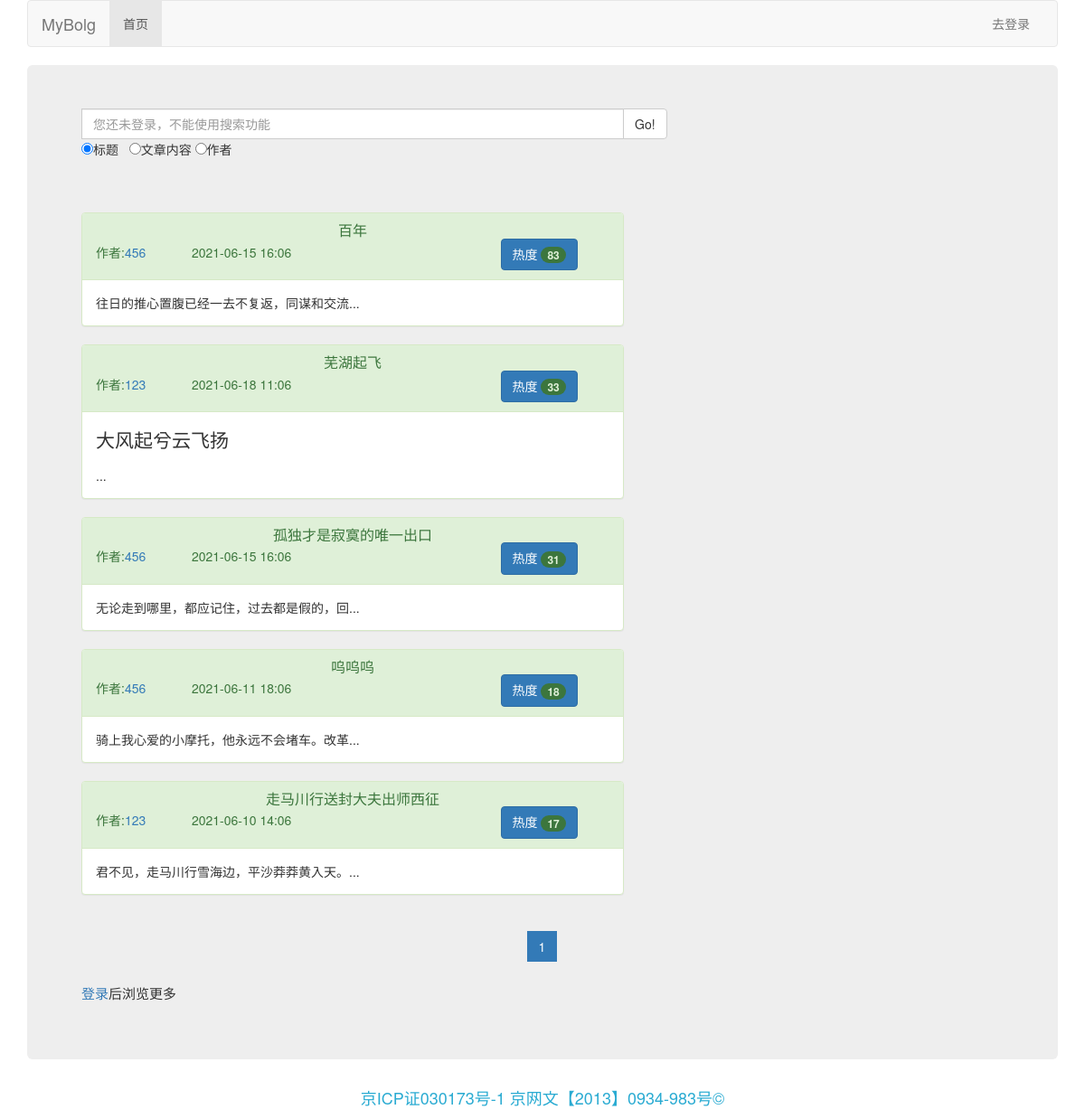
/unindex/, run on the app's committed database.
### blog/models.py (models this page shows, shortened)
class Article(models.Model):
    author = models.ForeignKey(UserProfile, on_delete=models.DO_NOTHING, verbose_name='作者')
    title = models.CharField('标题', max_length=50)
    content = models.TextField('内容') # '<html><body><h1>标题一</h1></body></html>'
    pub_time = models.DateTimeField('创建日期', auto_now=True)
    category = models.ForeignKey(Category, on_delete=models.SET_NULL, verbose_name='类别', null=True, blank=True)
    tag = models.ManyToManyField(Tag, verbose_name='标签')
    visitor = models.IntegerField('访问量', default=0)
    discuss = models.BooleanField('是否允许别人评论', default=True)
    display = models.BooleanField('是否展示自己的文章', default=True)
    class Meta:
        verbose_name_plural = verbose_name = '文章'

class UserProfile(AbstractUser):
    gender = (
        ('male', "男"),
        ('female', "女")
    )
    username = models.CharField(max_length=45, unique=True)
    password = models.CharField(max_length=45)
    email = models.EmailField(unique=True)
    sex = models.CharField(max_length=32, choices=gender, default="male")
    create_time = models.DateTimeField(auto_now_add=True)
    hobby = models.TextField()
    def __str__(self):
        return self.username
    class Meta:
        verbose_name_plural=verbose_name = '用户信息'

### blog/views.py (the view)
# urls.py: path('unindex/', views.unindex),
def unindex(request):
    if request.user.is_authenticated:
        return redirect('/index/')
    a = models.Article.objects.filter(display=True).order_by('-visitor')[:5]
    b = models.Article.objects.all().order_by('-pub_time')
    paginator = Paginator(a, 5)
    page_nums = list(paginator.page_range)
    page = request.GET.get('page')
    try:
        contacts = paginator.page(page)
    except PageNotAnInteger:
        contacts = paginator.page(1)
    except EmptyPage:
        contacts = paginator.page(paginator.num_pages)
    return render(request, 'unindex.html', {"current": 'index', 'contacts': contacts, 'page_nums': page_nums})

### blog/templates/unindex.html (shortened to what this page needs)
{% extends "unindexbase.html" %}
{% block content %}
<div class="jumbotron">
    <div class="row" >
        <div class="col-lg-6">
            <form method="post">
            <div class="input-group">
                <input type="text" class="form-control" placeholder="您还未登录，不能使用搜索功能" style="width: 600px;" name="key">
                    <span class="input-group-btn">
                        <button class="btn btn-default" type="submit"  onclick="return confirm('你还未登录，请登录使用搜索功能！')">Go!</button>
                    </span>
            </div>
                <input type="radio" checked="checked" name="type" value="1"  />标题&nbsp;&nbsp;
                <input id="content1" type="radio" name="type" value="2"/>文章内容
                    <input id="author" type="radio" name="type" value="3"/>作者
            </form>
        </div>
    </div>
<br>
<br><br>
    {% for article in contacts %}
        <div class="panel panel-success" style="width: 600px;">
        <div class="panel-heading">
            <h3 class="panel-title" style="text-align: center">
                <a href="/login/" >{{ article.title }}</a>
            </h3>
            <div id="wrap" style="text-align: left">
                <div1>作者:<a href="/login/" >{{ article.author }}</a>
                </div1>&nbsp;&nbsp;&nbsp;&nbsp;&nbsp;&nbsp;&nbsp;&nbsp;&nbsp;&nbsp;&nbsp;
                <div2 >{{ article.pub_time| date:"Y-m-d H:m" }}</div2>
                <button style="position: relative; right: -40%;" class="btn btn-primary"  type="button">
            热度  <span class="badge" >{{ article.visitor }}</span>
                </button>
            </div>
        </div>
        <div class="panel-body">
            {{ article.content | safe | slice:20}}...
        </div>
        </div>
    {% endfor %}
    <nav aria-label="Page navigation" style="text-align: center">
        <ul class="pagination">
               {% for i in page_nums %}
                   <li {% if contacts.number == i %}class="active"{% endif %}><a href="?page={{ i }}">{{ i }}</a></li>
               {% endfor %}
        </ul>
    </nav>
    <p style="font-size: 15px;"><a href="/login/">登录</a>后浏览更多</p>
</div>
{% endblock %}

### blog/templates/unindexbase.html (shortened to what this page needs)
<!DOCTYPE html>
<html lang="en">
<head>
</head>
<body>
  <!doctype html>
<html lang="zh-CN">
  <head>
    {% load static %}
    <link href="https://cdn.jsdelivr.net/npm/@bootcss/v3.bootcss.com@1.0.9/dist/css/bootstrap.min.css" rel="stylesheet">
    <link href="https://cdn.jsdelivr.net/npm/@bootcss/v3.bootcss.com@1.0.9/assets/css/ie10-viewport-bug-workaround.css" rel="stylesheet">
    <link href="https://cdn.jsdelivr.net/npm/@bootcss/v3.bootcss.com@1.0.9/examples/navbar/navbar.css" rel="stylesheet">
  </head>
  <body>
    <div class="container">
      <nav class="navbar navbar-default">
        <div class="container-fluid">
          <div class="navbar-header">
            <a class="navbar-brand" href="/index/">MyBolg</a>
          </div>
          <div id="navbar" class="navbar-collapse collapse">
            <ul class="nav navbar-nav">
              <li {% if current == 'index' %}class="active"{% endif %}><a href="/index/">首页</a></li>
            </ul>
            <ul class="nav navbar-nav navbar-right">
              <li><a href="/logout/">去登录</a></li>
            </ul>
          </div>
        </div>
      </nav>
      <div class="content">
          {% block content %}base{% endblock %}
      </div>
        <p style="font-size: 18px; color: #2aabd2;text-align: center">京ICP证030173号-1 京网文【2013】0934-983号&copy;</p>
    </div>
  </body>
</html>

### data on the page
Article: title "百年", author "456", pub_time "2021-06-15 16:06", visitor "83", content "往日的推心置腹已经一去不复返，同谋和交流"
Article: title "芜湖起飞", author "123", pub_time "2021-06-18 11:06", visitor "33", content "大风起兮云飞扬"
Article: title "孤独才是寂寞的唯一出口", author "456", pub_time "2021-06-15 16:06", visitor "31", content "无论走到哪里，都应记住，过去都是假的，回"
Article: title "呜呜呜", author "456", pub_time "2021-06-11 18:06", visitor "18", content "骑上我心爱的小摩托，他永远不会堵车。改革"
Article: title "走马川行送封大夫出师西征", author "123", pub_time "2021-06-10 14:06", visitor "17", content "君不见，走马川行雪海边，平沙莽莽黄入天。"

### other printed values
{{ i }} "1"
